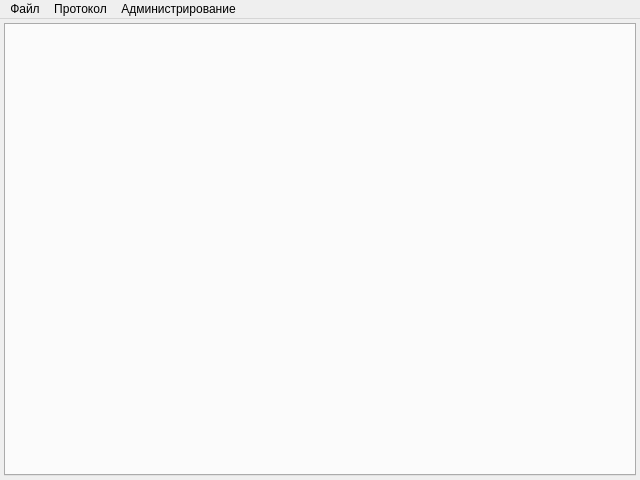
<?xml version="1.0" encoding="UTF-8"?>
<ui version="4.0">
 <class>MainWindow</class>
 <widget class="QMainWindow" name="MainWindow">
  <property name="geometry">
   <rect>
    <x>0</x>
    <y>0</y>
    <width>640</width>
    <height>480</height>
   </rect>
  </property>
  <widget class="QWidget" name="centralWidget">
   <layout class="QVBoxLayout" name="verticalLayout">
    <property name="spacing">
     <number>4</number>
    </property>
    <property name="margin">
     <number>4</number>
    </property>
    <item>
     <widget class="MovableTabWidget" name="pagesTabWidget">
      <property name="movable">
       <bool>true</bool>
      </property>
     </widget>
    </item>
   </layout>
  </widget>
  <widget class="QMenuBar" name="menuBar">
   <property name="geometry">
    <rect>
     <x>0</x>
     <y>0</y>
     <width>640</width>
     <height>21</height>
    </rect>
   </property>
   <widget class="QMenu" name="menuFile">
    <property name="title">
     <string>Файл</string>
    </property>
    <addaction name="actionNew"/>
    <addaction name="actionOpen"/>
    <addaction name="actionSave"/>
    <addaction name="actionSaveAs"/>
    <addaction name="actionExit"/>
   </widget>
   <widget class="QMenu" name="menuProtocol">
    <property name="title">
     <string>Протокол</string>
    </property>
   </widget>
   <widget class="QMenu" name="menuAdmin">
    <property name="title">
     <string>Администрирование</string>
    </property>
    <addaction name="actionLogin"/>
    <addaction name="actionSetDocPass"/>
    <addaction name="actionSetAdminPass"/>
    <addaction name="actionAddPage"/>
   </widget>
   <addaction name="menuFile"/>
   <addaction name="menuProtocol"/>
   <addaction name="menuAdmin"/>
  </widget>
  <action name="actionNew">
   <property name="text">
    <string>Новый</string>
   </property>
   <property name="shortcut">
    <string>Ctrl+N</string>
   </property>
  </action>
  <action name="actionOpen">
   <property name="text">
    <string>Открыть</string>
   </property>
   <property name="shortcut">
    <string>Ctrl+O</string>
   </property>
  </action>
  <action name="actionSave">
   <property name="text">
    <string>Сохранить</string>
   </property>
   <property name="shortcut">
    <string>Ctrl+S</string>
   </property>
  </action>
  <action name="actionSaveAs">
   <property name="text">
    <string>Сохранить как ...</string>
   </property>
   <property name="shortcut">
    <string>Ctrl+Shift+S</string>
   </property>
  </action>
  <action name="actionExit">
   <property name="text">
    <string>Выход</string>
   </property>
  </action>
  <action name="actionLogin">
   <property name="text">
    <string>Войти под администратором</string>
   </property>
  </action>
  <action name="actionSetDocPass">
   <property name="text">
    <string>Установить пароль на документ</string>
   </property>
  </action>
  <action name="actionSetAdminPass">
   <property name="text">
    <string>Установить пароль на администратора</string>
   </property>
  </action>
  <action name="actionAddPage">
   <property name="text">
    <string>Добавить раздел</string>
   </property>
   <property name="shortcut">
    <string>F8</string>
   </property>
  </action>
 </widget>
 <layoutdefault spacing="6" margin="11"/>
 <customwidgets>
  <customwidget>
   <class>MovableTabWidget</class>
   <extends>QTabWidget</extends>
   <header>src/widgets/movabletabwidget.h</header>
   <container>1</container>
  </customwidget>
 </customwidgets>
 <resources/>
 <connections/>
</ui>
